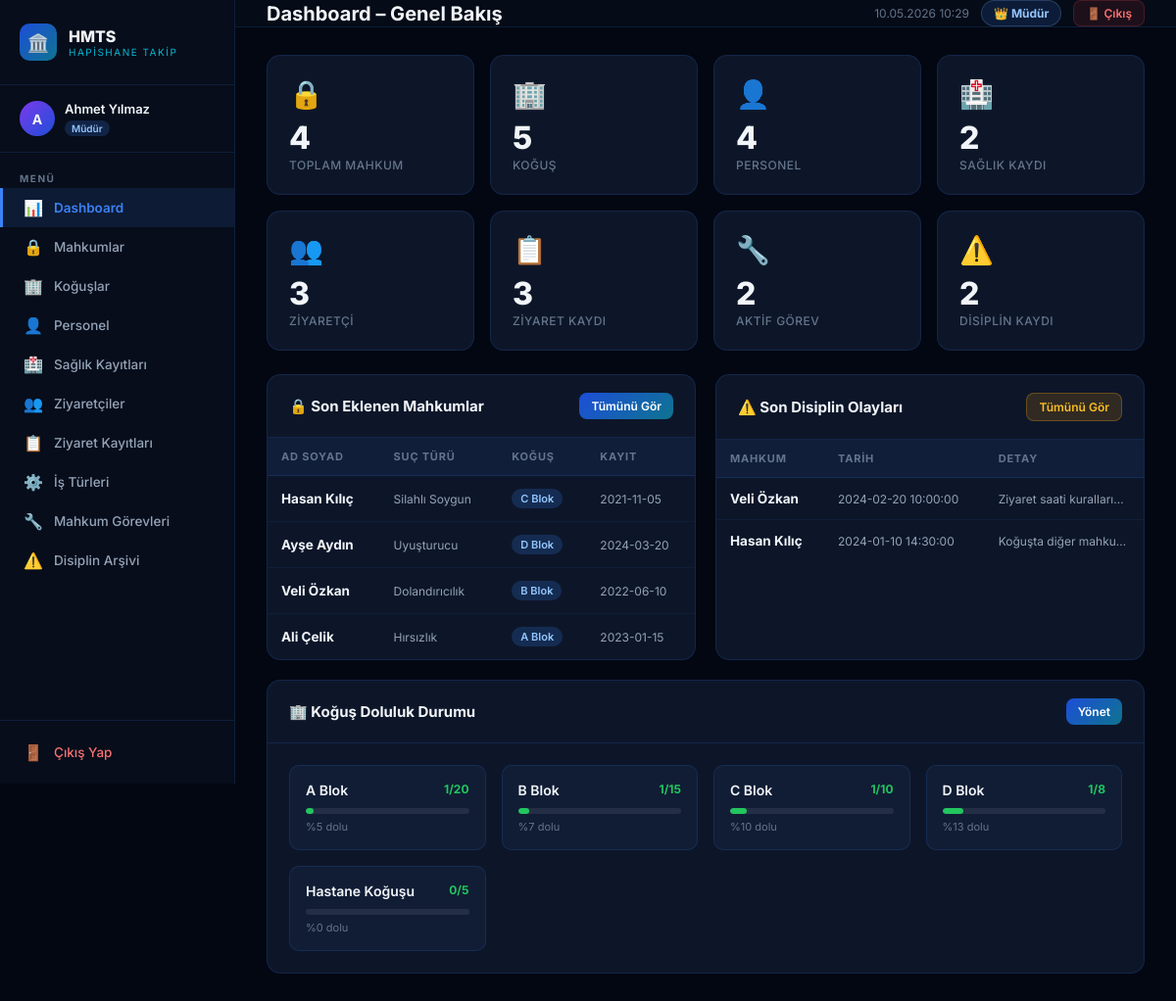
Page /frontend/index.php (signed in) on the committed database.
### tables this page shows
CREATE TABLE IF NOT EXISTS mahkumlar (
    mahkum_id       INT AUTO_INCREMENT PRIMARY KEY,
    ad              VARCHAR(100) NOT NULL,
    soyad           VARCHAR(100) NOT NULL,
    tc_no           VARCHAR(11),
    suc_turu        VARCHAR(255),
    kayit_tarihi    DATE,
    tahliye_tarihi  DATE,
    kogus_id        INT,
    disiplin_puani  INT DEFAULT 0,
    FOREIGN KEY (kogus_id) REFERENCES koguslar(kogus_id) ON DELETE SET NULL
);

CREATE TABLE IF NOT EXISTS koguslar (
    kogus_id   INT AUTO_INCREMENT PRIMARY KEY,
    blok_adi   VARCHAR(100) NOT NULL,
    kapasite   INT DEFAULT 10,
    tip        VARCHAR(50) DEFAULT 'Normal'
);

CREATE TABLE IF NOT EXISTS disiplin_arsivi (
    olay_id       INT AUTO_INCREMENT PRIMARY KEY,
    mahkum_id     INT,
    raporlayan_id INT,
    olay_tarihi   DATETIME,
    olay_detayi   TEXT,
    FOREIGN KEY (mahkum_id)     REFERENCES mahkumlar(mahkum_id) ON DELETE CASCADE,
    FOREIGN KEY (raporlayan_id) REFERENCES personel(personel_id) ON DELETE SET NULL
);

### frontend/index.php (the view, shortened to what this page needs)
<?php
require_once '../../backend/baglanti.php';
require_once '_layout.php';
$r1 = mysqli_fetch_row(mysqli_query($baglanti, "SELECT COUNT(*) FROM mahkumlar"));        $c_mahkum    = $r1[0];
$r2 = mysqli_fetch_row(mysqli_query($baglanti, "SELECT COUNT(*) FROM koguslar"));         $c_kogus     = $r2[0];
$r3 = mysqli_fetch_row(mysqli_query($baglanti, "SELECT COUNT(*) FROM personel"));         $c_personel  = $r3[0];
$r4 = mysqli_fetch_row(mysqli_query($baglanti, "SELECT COUNT(*) FROM saglik_kayitlari")); $c_saglik    = $r4[0];
$r5 = mysqli_fetch_row(mysqli_query($baglanti, "SELECT COUNT(*) FROM ziyaretciler"));     $c_ziyaretci = $r5[0];
$r6 = mysqli_fetch_row(mysqli_query($baglanti, "SELECT COUNT(*) FROM disiplin_arsivi"));  $c_disiplin  = $r6[0];
$r8 = mysqli_fetch_row(mysqli_query($baglanti, "SELECT COUNT(*) FROM ziyaret_kayitlari")); $c_ziyaret  = $r8[0];
$r_aktif = mysqli_fetch_row(mysqli_query($baglanti, "SELECT COUNT(*) FROM mahkum_gorevleri WHERE durum='Aktif'")); $c_aktif = $r_aktif[0];
$son_mahkumlar = mysqli_query($baglanti, "SELECT m.ad, m.soyad, m.suc_turu, m.kayit_tarihi, k.blok_adi
    FROM mahkumlar m LEFT JOIN koguslar k ON m.kogus_id = k.kogus_id
    ORDER BY m.mahkum_id DESC LIMIT 5");
$son_disiplin = mysqli_query($baglanti, "SELECT d.olay_tarihi, m.ad, m.soyad, d.olay_detayi
    FROM disiplin_arsivi d LEFT JOIN mahkumlar m ON d.mahkum_id = m.mahkum_id
    ORDER BY d.olay_id DESC LIMIT 5");
$kogus_doluluk = mysqli_query($baglanti, "SELECT k.blok_adi, k.kapasite, COUNT(m.mahkum_id) as dolu
    FROM koguslar k LEFT JOIN mahkumlar m ON k.kogus_id = m.kogus_id
    GROUP BY k.kogus_id ORDER BY k.blok_adi");
?>
<div class="stats-grid">
    <div class="stat-card">
        <div class="stat-icon">🔒</div>
        <div class="stat-val"><?= $c_mahkum ?></div>
        <div class="stat-label">Toplam Mahkum</div>
    </div>
    <div class="stat-card">
        <div class="stat-icon">🏢</div>
        <div class="stat-val"><?= $c_kogus ?></div>
        <div class="stat-label">Koğuş</div>
    </div>
    <div class="stat-card">
        <div class="stat-icon">👤</div>
        <div class="stat-val"><?= $c_personel ?></div>
        <div class="stat-label">Personel</div>
    </div>
    <div class="stat-card">
        <div class="stat-icon">🏥</div>
        <div class="stat-val"><?= $c_saglik ?></div>
        <div class="stat-label">Sağlık Kaydı</div>
    </div>
    <div class="stat-card">
        <div class="stat-icon">👥</div>
        <div class="stat-val"><?= $c_ziyaretci ?></div>
        <div class="stat-label">Ziyaretçi</div>
    </div>
    <div class="stat-card">
        <div class="stat-icon">📋</div>
        <div class="stat-val"><?= $c_ziyaret ?></div>
        <div class="stat-label">Ziyaret Kaydı</div>
    </div>
    <div class="stat-card">
        <div class="stat-icon">🔧</div>
        <div class="stat-val"><?= $c_aktif ?></div>
        <div class="stat-label">Aktif Görev</div>
    </div>
    <div class="stat-card">
        <div class="stat-icon">⚠️</div>
        <div class="stat-val"><?= $c_disiplin ?></div>
        <div class="stat-label">Disiplin Kaydı</div>
    </div>
</div>
<div style="display:grid;grid-template-columns:1fr 1fr;gap:20px;margin-bottom:20px;">
    <div class="card">
        <div class="card-header">
            <span class="card-title">🔒 Son Eklenen Mahkumlar</span>
            <a href="mahkumlar.php" class="btn btn-primary btn-sm">Tümünü Gör</a>
        </div>
        <div class="table-wrap">
            <table>
                <thead><tr><th>Ad Soyad</th><th>Suç Türü</th><th>Koğuş</th><th>Kayıt</th></tr></thead>
                <tbody>
                <?php if (mysqli_num_rows($son_mahkumlar) === 0): ?>
                    <tr><td colspan="4" style="text-align:center;color:var(--text-muted);padding:20px;">Kayıt yok</td></tr>
                <?php else: while ($r = mysqli_fetch_assoc($son_mahkumlar)): ?>
                    <tr>
                        <td><strong style="color:var(--text)"><?= htmlspecialchars($r['ad'] . ' ' . $r['soyad']) ?></strong></td>
                        <td style="font-size:12px;"><?= htmlspecialchars($r['suc_turu'] ?? '–') ?></td>
                        <td><span class="badge badge-blue"><?= htmlspecialchars($r['blok_adi'] ?? '–') ?></span></td>
                        <td style="font-size:12px;"><?= htmlspecialchars($r['kayit_tarihi'] ?? '–') ?></td>
                    </tr>
                <?php endwhile; endif; ?>
                </tbody>
            </table>
        </div>
    </div>
    <div class="card">
        <div class="card-header">
            <span class="card-title">⚠️ Son Disiplin Olayları</span>
            <a href="disiplin_arsivi.php" class="btn btn-warning btn-sm">Tümünü Gör</a>
        </div>
        <div class="table-wrap">
            <table>
                <thead><tr><th>Mahkum</th><th>Tarih</th><th>Detay</th></tr></thead>
                <tbody>
                <?php if (mysqli_num_rows($son_disiplin) === 0): ?>
                    <tr><td colspan="3" style="text-align:center;color:var(--text-muted);padding:20px;">Kayıt yok</td></tr>
                <?php else: while ($r = mysqli_fetch_assoc($son_disiplin)): ?>
                    <tr>
                        <td><strong style="color:var(--text)"><?= htmlspecialchars($r['ad'] . ' ' . $r['soyad']) ?></strong></td>
                        <td style="font-size:12px;"><?= htmlspecialchars($r['olay_tarihi'] ?? '–') ?></td>
                        <td style="max-width:150px;overflow:hidden;text-overflow:ellipsis;white-space:nowrap;font-size:12px;" title="<?= htmlspecialchars($r['olay_detayi'] ?? '') ?>"><?= htmlspecialchars($r['olay_detayi'] ?? '–') ?></td>
                    </tr>
                <?php endwhile; endif; ?>
                </tbody>
            </table>
        </div>
    </div>
</div>
<div class="card">
    <div class="card-header">
        <span class="card-title">🏢 Koğuş Doluluk Durumu</span>
        <a href="koguslar.php" class="btn btn-primary btn-sm">Yönet</a>
    </div>
    <div class="card-body">
        <div style="display:grid;grid-template-columns:repeat(auto-fit,minmax(200px,1fr));gap:16px;">
        <?php while ($k = mysqli_fetch_assoc($kogus_doluluk)):
            $oran = $k['kapasite'] > 0 ? round(($k['dolu'] / $k['kapasite']) * 100) : 0;
            $renk = $oran >= 90 ? '#ef4444' : ($oran >= 70 ? '#f59e0b' : '#22c55e');
        ?>
        <div style="background:var(--bg-card2);border:1px solid var(--border);border-radius:10px;padding:16px;">
            <div style="display:flex;justify-content:space-between;margin-bottom:10px;">
                <span style="font-weight:600;color:var(--text);font-size:14px;"><?= htmlspecialchars($k['blok_adi']) ?></span>
                <span style="font-size:12px;color:<?= $renk ?>;font-weight:700;"><?= $k['dolu'] ?>/<?= $k['kapasite'] ?></span>
            </div>
            <div style="height:6px;background:rgba(255,255,255,0.08);border-radius:10px;overflow:hidden;">
                <div style="width:<?= $oran ?>%;height:100%;background:<?= $renk ?>;border-radius:10px;transition:width 0.5s;"></div>
            </div>
            <div style="font-size:11px;color:var(--text-muted);margin-top:6px;">%<?= $oran ?> dolu</div>
        </div>
        <?php endwhile; ?>
        </div>
    </div>
</div>

### frontend/_layout.php (style rules this page uses)
*, *::before, *::after { box-sizing: border-box; margin: 0; padding: 0; }
:root { --sidebar-w: 240px; --primary: #3b82f6; --primary-d: #1d4ed8; --accent: #06b6d4; --success: #22c55e; --warning: #f59e0b; --danger: #ef4444; --bg-deep: #030712; --bg-sidebar: #070d1a; --bg-card: #0d1629; --bg-card2: #111d35; --border: rgba(59,130,246,0.15); --border-h: rgba(59,130,246,0.4); --text: #f1f5f9; --text-muted: #64748b; --text-sub: #94a3b8; }
html, body { height: 100%; }
body { font-family: 'Inter', sans-serif; background: var(--bg-deep); color: var(--text); display: flex; min-height: 100vh; }
.card { background: var(--bg-card); border: 1px solid var(--border); border-radius: 14px; overflow: hidden; }
.card-header { padding: 18px 22px; border-bottom: 1px solid var(--border); display: flex; align-items: center; justify-content: space-between; }
.card-title { font-size: 15px; font-weight: 700; color: var(--text); }
.card-body { padding: 22px; }
.stats-grid { display: grid; grid-template-columns: repeat(auto-fit, minmax(180px,1fr)); gap: 16px; margin-bottom: 24px; }
.stat-card { background: var(--bg-card); border: 1px solid var(--border); border-radius: 14px; padding: 22px; transition: all 0.2s; cursor: default; }
.stat-icon { font-size: 28px; margin-bottom: 12px; }
.stat-val { font-size: 32px; font-weight: 800; color: var(--text); line-height: 1; }
.stat-label { font-size: 12px; color: var(--text-muted); margin-top: 4px; font-weight: 500; text-transform: uppercase; letter-spacing: 0.5px; }
.btn { display: inline-flex; align-items: center; gap: 7px; padding: 9px 18px; border: none; border-radius: 8px; font-size: 13.5px; font-weight: 600; font-family: inherit; cursor: pointer; text-decoration: none; transition: all 0.2s; }
.btn-primary { background: linear-gradient(135deg,#1d4ed8,#0e7490); color:#fff; }
.btn-warning { background: rgba(245,158,11,0.15); color:#fbbf24; border:1px solid rgba(245,158,11,0.3); }
.btn-sm { padding: 6px 12px; font-size: 12px; }
.table-wrap { overflow-x: auto; }
table { width: 100%; border-collapse: collapse; }
thead tr { background: rgba(59,130,246,0.08); }
th { padding: 12px 14px; font-size: 11px; font-weight: 700; color: var(--text-muted); text-align: left; letter-spacing: 0.8px; text-transform: uppercase; border-bottom: 1px solid var(--border); white-space: nowrap; }
td { padding: 13px 14px; font-size: 13.5px; color: var(--text-sub); border-bottom: 1px solid rgba(59,130,246,0.06); }
tbody tr { transition: background 0.15s; }
tbody tr:last-child td { border-bottom: none; }
.badge { display: inline-flex; align-items: center; gap: 4px; padding: 3px 9px; border-radius: 20px; font-size: 11px; font-weight: 600; }
.badge-blue { background:rgba(59,130,246,0.2); color:#93c5fd; }

### rows in the picture
mahkumlar: ad+soyad "Hasan Kılıç", suc_turu "Silahlı Soygun", kogus.blok_adi "C Blok", kayit_tarihi "2021-11-05"
mahkumlar: ad+soyad "Ayşe Aydın", suc_turu "Uyuşturucu", kogus.blok_adi "D Blok", kayit_tarihi "2024-03-20"
mahkumlar: ad+soyad "Veli Özkan", suc_turu "Dolandırıcılık", kogus.blok_adi "B Blok", kayit_tarihi "2022-06-10"
mahkumlar: ad+soyad "Ali Çelik", suc_turu "Hırsızlık", kogus.blok_adi "A Blok", kayit_tarihi "2023-01-15"
disiplin_arsivi: mahkum.soyad "Veli Özkan", olay_tarihi "2024-02-20 10:00:00", olay_detayi "Ziyaret saati kuralları…"
disiplin_arsivi: mahkum.soyad "Hasan Kılıç", olay_tarihi "2024-01-10 14:30:00", olay_detayi "Koğuşta diğer mahku…"

### other values in the picture
mb_substr($user_name, 0, 1) "A"
$user_name "Ahmet Yılmaz"
$user_role "Müdür"
$item['icon'] "📊"
$item['label'] "Dashboard"
$item['icon'] "🔒"
$item['label'] "Mahkumlar"
$item['icon'] "🏢"
$item['label'] "Koğuşlar"
$item['icon'] "👤"
$item['label'] "Personel"
$item['icon'] "🏥"
$item['label'] "Sağlık Kayıtları"
$item['icon'] "👥"
$item['label'] "Ziyaretçiler"
